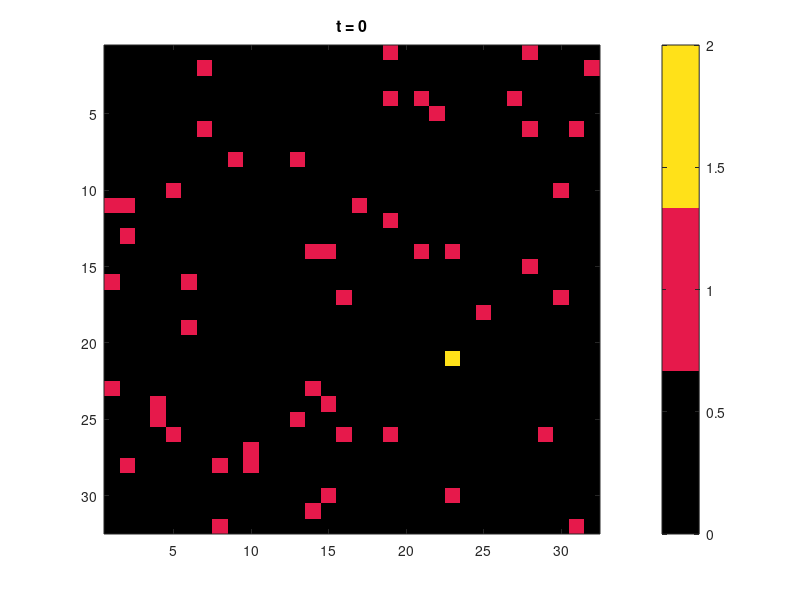

Here is the MATLAB script that generated this plot: (Note: this script raises an error after producing the figure.)
close all
clear all

N = 32;


%Initialize the matrix and randomly set the value to 0 (resting), 1(bored)
%or 2(sharer).

B_ar = zeros(N,N);
B_temp = zeros(N,N);

%10 initially bored ones
i = randi(N);
j = randi(N);

for l = 1:1:50
    while (B_ar(i,j) == 1)
        i = randi(N);
        j = randi(N);
    end
    B_ar(i,j) = 1;
end

while(B_ar(i,j) == 1)
    i = randi(N);
    j = randi(N);
end
B_ar(i,j) = 2;
mymap = [0 0 0
   230 25 75
   255 225 25]/255;
imagesc(B_ar);
colormap(mymap);
caxis([0 2]);
colorbar;
title(['\fontsize{16}t = 0']);
B_temp = B_ar;
%At each timestep, check the neighbours and determine a new state
%for each state
r = 1;
figure
k = waitforbuttonpress;
if k == 1
    error('Stopped');
end
for t = 1:1:1000
    for i = 1:1:N
        for j = 1:1:N
            B_temp = newState(B_temp, i, j);
        end
    end
    B_ar = B_temp;
    %if (t == 10 || t == 20 || t == 100 || t == 1000)
    %    k = waitforbuttonpress;
    %    if k == 1
    %        error('Stopped');
    %    end
    pause(0.005)
    r = r+1;
    
    imagesc(B_ar);
    colormap(mymap);
    caxis([0 2]);
    colorbar;
    title(['\fontsize{16}t = ', num2str(t)]);
    drawnow
    %end
    
    
end
